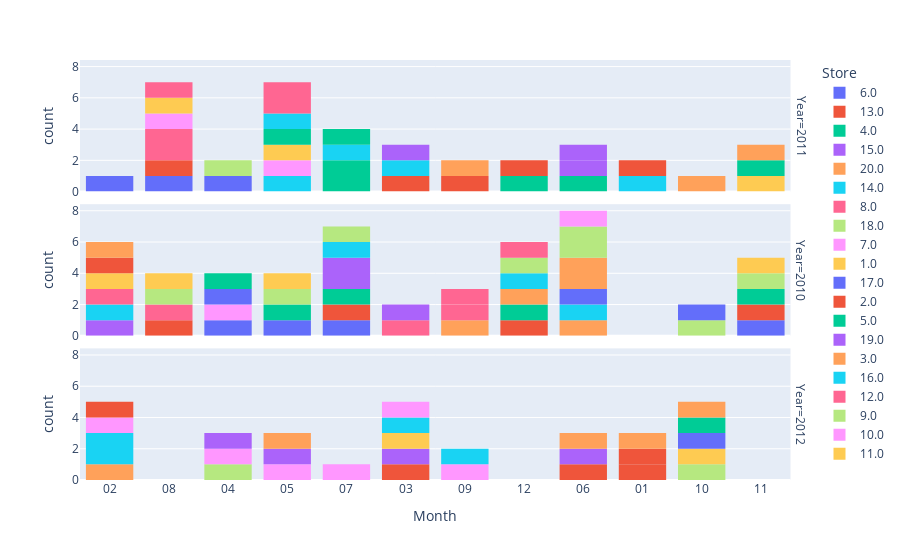

Source (notebook cell):
### Code cell
px.histogram(
    df.loc[df["Year"].isna() == False, :],
    x="Month",
    color = "Store",
    nbins= 12,
    facet_row="Year"
)

### Figure 1 — Plotly figure (JSON) as saved in the notebook; plotly's stock layout.template omitted (floating-point values rounded to 4 significant figures)
{"data": [{"alignmentgroup": "True", "bingroup": "x", "hovertemplate": "Store=6.0<br>Year=2011<br>Month=%{x}<br>count=%{y}<extra></extra>", "legendgroup": "6.0", "marker": {"color": "#636efa", "pattern": {"shape": ""}}, "name": "6.0", "nbinsx": 12, "offsetgroup": "6.0", "orientation": "v", "showlegend": true, "type": "histogram", "x": ["02", "08", "04"], "xaxis": "x3", "yaxis": "y3"}, {"alignmentgroup": "True", "bingroup": "x", "hovertemplate": "Store=6.0<br>Year=2010<br>Month=%{x}<br>count=%{y}<extra></extra>", "legendgroup": "6.0", "marker": {"color": "#636efa", "pattern": {"shape": ""}}, "name": "6.0", "nbinsx": 12, "offsetgroup": "6.0", "orientation": "v", "showlegend": false, "type": "histogram", "x": ["05", "04", "07"], "xaxis": "x2", "yaxis": "y2"}, {"alignmentgroup": "True", "bingroup": "x", "hovertemplate": "Store=13.0<br>Year=2011<br>Month=%{x}<br>count=%{y}<extra></extra>", "legendgroup": "13.0", "marker": {"color": "#EF553B", "pattern": {"shape": ""}}, "name": "13.0", "nbinsx": 12, "offsetgroup": "13.0", "orientation": "v", "showlegend": true, "type": "histogram", "x": ["03", "09", "08"], "xaxis": "x3", "yaxis": "y3"}, {"alignmentgroup": "True", "bingroup": "x", "hovertemplate": "Store=13.0<br>Year=2010<br>Month=%{x}<br>count=%{y}<extra></extra>", "legendgroup": "13.0", "marker": {"color": "#EF553B", "pattern": {"shape": ""}}, "name": "13.0", "nbinsx": 12, "offsetgroup": "13.0", "orientation": "v", "showlegend": false, "type": "histogram", "x": ["08", "12", "07"], "xaxis": "x2", "yaxis": "y2"}, {"alignmentgroup": "True", "bingroup": "x", "hovertemplate": "Store=13.0<br>Year=2012<br>Month=%{x}<br>count=%{y}<extra></extra>", "legendgroup": "13.0", "marker": {"color": "#EF553B", "pattern": {"shape": ""}}, "name": "13.0", "nbinsx": 12, "offsetgroup": "13.0", "orientation": "v", "showlegend": false, "type": "histogram", "x": ["06", "01", "03"], "xaxis": "x", "yaxis": "y"}, {"alignmentgroup": "True", "bingroup": "x", "hovertemplate": "Store=4.0<br>Year=2011<br>Month=%{x}<br>count=%{y}<extra></extra>", "legendgroup": "4.0", "marker": {"color": "#00cc96", "pattern": {"shape": ""}}, "name": "4.0", "nbinsx": 12, "offsetgroup": "4.0", "orientation": "v", "showlegend": true, "type": "histogram", "x": ["06", "12", "07", "07"], "xaxis": "x3", "yaxis": "y3"}, {"alignmentgroup": "True", "bingroup": "x", "hovertemplate": "Store=4.0<br>Year=2010<br>Month=%{x}<br>count=%{y}<extra></extra>", "legendgroup": "4.0", "marker": {"color": "#00cc96", "pattern": {"shape": ""}}, "name": "4.0", "nbinsx": 12, "offsetgroup": "4.0", "orientation": "v", "showlegend": false, "type": "histogram", "x": ["05", "12"], "xaxis": "x2", "yaxis": "y2"}, {"alignmentgroup": "True", "bingroup": "x", "hovertemplate": "Store=15.0<br>Year=2011<br>Month=%{x}<br>count=%{y}<extra></extra>", "legendgroup": "15.0", "marker": {"color": "#ab63fa", "pattern": {"shape": ""}}, "name": "15.0", "nbinsx": 12, "offsetgroup": "15.0", "orientation": "v", "showlegend": true, "type": "histogram", "x": ["06"], "xaxis": "x3", "yaxis": "y3"}, {"alignmentgroup": "True", "bingroup": "x", "hovertemplate": "Store=15.0<br>Year=2010<br>Month=%{x}<br>count=%{y}<extra></extra>", "legendgroup": "15.0", "marker": {"color": "#ab63fa", "pattern": {"shape": ""}}, "name": "15.0", "nbinsx": 12, "offsetgroup": "15.0", "orientation": "v", "showlegend": false, "type": "histogram", "x": ["02"], "xaxis": "x2", "yaxis": "y2"}, {"alignmentgroup": "True", "bingroup": "x", "hovertemplate": "Store=15.0<br>Year=2012<br>Month=%{x}<br>count=%{y}<extra></extra>", "legendgroup": "15.0", "marker": {"color": "#ab63fa", "pattern": {"shape": ""}}, "name": "15.0", "nbinsx": 12, "offsetgroup": "15.0", "orientation": "v", "showlegend": false, "type": "histogram", "x": ["03"], "xaxis": "x", "yaxis": "y"}, {"alignmentgroup": "True", "bingroup": "x", "hovertemplate": "Store=20.0<br>Year=2010<br>Month=%{x}<br>count=%{y}<extra></extra>", "legendgroup": "20.0", "marker": {"color": "#FFA15A", "pattern": {"shape": ""}}, "name": "20.0", "nbinsx": 12, "offsetgroup": "20.0", "orientation": "v", "showlegend": true, "type": "histogram", "x": ["06", "09", "12"], "xaxis": "x2", "yaxis": "y2"}, {"alignmentgroup": "True", "bingroup": "x", "hovertemplate": "Store=20.0<br>Year=2012<br>Month=%{x}<br>count=%{y}<extra></extra>", "legendgroup": "20.0", "marker": {"color": "#FFA15A", "pattern": {"shape": ""}}, "name": "20.0", "nbinsx": 12, "offsetgroup": "20.0", "orientation": "v", "showlegend": false, "type": "histogram", "x": ["02"], "xaxis": "x", "yaxis": "y"}, {"alignmentgroup": "True", "bingroup": "x", "hovertemplate": "Store=14.0<br>Year=2011<br>Month=%{x}<br>count=%{y}<extra></extra>", "legendgroup": "14.0", "marker": {"color": "#19d3f3", "pattern": {"shape": ""}}, "name": "14.0", "nbinsx": 12, "offsetgroup": "14.0", "orientation": "v", "showlegend": true, "type": "histogram", "x": ["03", "05", "07", "01"], "xaxis": "x3", "yaxis": "y3"}, {"alignmentgroup": "True", "bingroup": "x", "hovertemplate": "Store=14.0<br>Year=2010<br>Month=%{x}<br>count=%{y}<extra></extra>", "legendgroup": "14.0", "marker": {"color": "#19d3f3", "pattern": {"shape": ""}}, "name": "14.0", "nbinsx": 12, "offsetgroup": "14.0", "orientation": "v", "showlegend": false, "type": "histogram", "x": ["12", "02", "06"], "xaxis": "x2", "yaxis": "y2"}, {"alignmentgroup": "True", "bingroup": "x", "hovertemplate": "Store=14.0<br>Year=2012<br>Month=%{x}<br>count=%{y}<extra></extra>", "legendgroup": "14.0", "marker": {"color": "#19d3f3", "pattern": {"shape": ""}}, "name": "14.0", "nbinsx": 12, "offsetgroup": "14.0", "orientation": "v", "showlegend": false, "type": "histogram", "x": ["02", "02"], "xaxis": "x", "yaxis": "y"}, {"alignmentgroup": "True", "bingroup": "x", "hovertemplate": "Store=8.0<br>Year=2011<br>Month=%{x}<br>count=%{y}<extra></extra>", "legendgroup": "8.0", "marker": {"color": "#FF6692", "pattern": {"shape": ""}}, "name": "8.0", "nbinsx": 12, "offsetgroup": "8.0", "orientation": "v", "showlegend": true, "type": "histogram", "x": ["08", "08"], "xaxis": "x3", "yaxis": "y3"}, {"alignmentgroup": "True", "bingroup": "x", "hovertemplate": "Store=8.0<br>Year=2010<br>Month=%{x}<br>count=%{y}<extra></extra>", "legendgroup": "8.0", "marker": {"color": "#FF6692", "pattern": {"shape": ""}}, "name": "8.0", "nbinsx": 12, "offsetgroup": "8.0", "orientation": "v", "showlegend": false, "type": "histogram", "x": ["08", "03", "02", "09"], "xaxis": "x2", "yaxis": "y2"}, {"alignmentgroup": "True", "bingroup": "x", "hovertemplate": "Store=18.0<br>Year=2011<br>Month=%{x}<br>count=%{y}<extra></extra>", "legendgroup": "18.0", "marker": {"color": "#B6E880", "pattern": {"shape": ""}}, "name": "18.0", "nbinsx": 12, "offsetgroup": "18.0", "orientation": "v", "showlegend": true, "type": "histogram", "x": ["04"], "xaxis": "x3", "yaxis": "y3"}, {"alignmentgroup": "True", "bingroup": "x", "hovertemplate": "Store=18.0<br>Year=2010<br>Month=%{x}<br>count=%{y}<extra></extra>", "legendgroup": "18.0", "marker": {"color": "#B6E880", "pattern": {"shape": ""}}, "name": "18.0", "nbinsx": 12, "offsetgroup": "18.0", "orientation": "v", "showlegend": false, "type": "histogram", "x": ["10", "08", "12", "05"], "xaxis": "x2", "yaxis": "y2"}, {"alignmentgroup": "True", "bingroup": "x", "hovertemplate": "Store=18.0<br>Year=2012<br>Month=%{x}<br>count=%{y}<extra></extra>", "legendgroup": "18.0", "marker": {"color": "#B6E880", "pattern": {"shape": ""}}, "name": "18.0", "nbinsx": 12, "offsetgroup": "18.0", "orientation": "v", "showlegend": false, "type": "histogram", "x": ["10", "04"], "xaxis": "x", "yaxis": "y"}, {"alignmentgroup": "True", "bingroup": "x", "hovertemplate": "Store=7.0<br>Year=2011<br>Month=%{x}<br>count=%{y}<extra></extra>", "legendgroup": "7.0", "marker": {"color": "#FF97FF", "pattern": {"shape": ""}}, "name": "7.0", "nbinsx": 12, "offsetgroup": "7.0", "orientation": "v", "showlegend": true, "type": "histogram", "x": ["05", "08"], "xaxis": "x3", "yaxis": "y3"}, {"alignmentgroup": "True", "bingroup": "x", "hovertemplate": "Store=7.0<br>Year=2010<br>Month=%{x}<br>count=%{y}<extra></extra>", "legendgroup": "7.0", "marker": {"color": "#FF97FF", "pattern": {"shape": ""}}, "name": "7.0", "nbinsx": 12, "offsetgroup": "7.0", "orientation": "v", "showlegend": false, "type": "histogram", "x": ["04"], "xaxis": "x2", "yaxis": "y2"}, {"alignmentgroup": "True", "bingroup": "x", "hovertemplate": "Store=7.0<br>Year=2012<br>Month=%{x}<br>count=%{y}<extra></extra>", "legendgroup": "7.0", "marker": {"color": "#FF97FF", "pattern": {"shape": ""}}, "name": "7.0", "nbinsx": 12, "offsetgroup": "7.0", "orientation": "v", "showlegend": false, "type": "histogram", "x": ["02", "04", "09", "05"], "xaxis": "x", "yaxis": "y"}, {"alignmentgroup": "True", "bingroup": "x", "hovertemplate": "Store=1.0<br>Year=2011<br>Month=%{x}<br>count=%{y}<extra></extra>", "legendgroup": "1.0", "marker": {"color": "#FECB52", "pattern": {"shape": ""}}, "name": "1.0", "nbinsx": 12, "offsetgroup": "1.0", "orientation": "v", "showlegend": true, "type": "histogram", "x": ["08", "11", "05"], "xaxis": "x3", "yaxis": "y3"}, {"alignmentgroup": "True", "bingroup": "x", "hovertemplate": "Store=1.0<br>Year=2010<br>Month=%{x}<br>count=%{y}<extra></extra>", "legendgroup": "1.0", "marker": {"color": "#FECB52", "pattern": {"shape": ""}}, "name": "1.0", "nbinsx": 12, "offsetgroup": "1.0", "orientation": "v", "showlegend": false, "type": "histogram", "x": ["02", "08", "05"], "xaxis": "x2", "yaxis": "y2"}, {"alignmentgroup": "True", "bingroup": "x", "hovertemplate": "Store=1.0<br>Year=2012<br>Month=%{x}<br>count=%{y}<extra></extra>", "legendgroup": "1.0", "marker": {"color": "#FECB52", "pattern": {"shape": ""}}, "name": "1.0", "nbinsx": 12, "offsetgroup": "1.0", "orientation": "v", "showlegend": false, "type": "histogram", "x": ["03", "10"], "xaxis": "x", "yaxis": "y"}, {"alignmentgroup": "True", "bingroup": "x", "hovertemplate": "Store=17.0<br>Year=2010<br>Month=%{x}<br>count=%{y}<extra></extra>", "legendgroup": "17.0", "marker": {"color": "#636efa", "pattern": {"shape": ""}}, "name": "17.0", "nbinsx": 12, "offsetgroup": "17.0", "orientation": "v", "showlegend": true, "type": "histogram", "x": ["10", "04", "11", "06"], "xaxis": "x2", "yaxis": "y2"}, {"alignmentgroup": "True", "bingroup": "x", "hovertemplate": "Store=17.0<br>Year=2012<br>Month=%{x}<br>count=%{y}<extra></extra>", "legendgroup": "17.0", "marker": {"color": "#636efa", "pattern": {"shape": ""}}, "name": "17.0", "nbinsx": 12, "offsetgroup": "17.0", "orientation": "v", "showlegend": false, "type": "histogram", "x": ["10"], "xaxis": "x", "yaxis": "y"}, {"alignmentgroup": "True", "bingroup": "x", "hovertemplate": "Store=2.0<br>Year=2011<br>Month=%{x}<br>count=%{y}<extra></extra>", "legendgroup": "2.0", "marker": {"color": "#EF553B", "pattern": {"shape": ""}}, "name": "2.0", "nbinsx": 12, "offsetgroup": "2.0", "orientation": "v", "showlegend": true, "type": "histogram", "x": ["12", "01"], "xaxis": "x3", "yaxis": "y3"}, {"alignmentgroup": "True", "bingroup": "x", "hovertemplate": "Store=2.0<br>Year=2010<br>Month=%{x}<br>count=%{y}<extra></extra>", "legendgroup": "2.0", "marker": {"color": "#EF553B", "pattern": {"shape": ""}}, "name": "2.0", "nbinsx": 12, "offsetgroup": "2.0", "orientation": "v", "showlegend": false, "type": "histogram", "x": ["11", "02"], "xaxis": "x2", "yaxis": "y2"}, {"alignmentgroup": "True", "bingroup": "x", "hovertemplate": "Store=2.0<br>Year=2012<br>Month=%{x}<br>count=%{y}<extra></extra>", "legendgroup": "2.0", "marker": {"color": "#EF553B", "pattern": {"shape": ""}}, "name": "2.0", "nbinsx": 12, "offsetgroup": "2.0", "orientation": "v", "showlegend": false, "type": "histogram", "x": ["02", "01"], "xaxis": "x", "yaxis": "y"}, {"alignmentgroup": "True", "bingroup": "x", "hovertemplate": "Store=5.0<br>Year=2011<br>Month=%{x}<br>count=%{y}<extra></extra>", "legendgroup": "5.0", "marker": {"color": "#00cc96", "pattern": {"shape": ""}}, "name": "5.0", "nbinsx": 12, "offsetgroup": "5.0", "orientation": "v", "showlegend": true, "type": "histogram", "x": ["05", "11", "07"], "xaxis": "x3", "yaxis": "y3"}, {"alignmentgroup": "True", "bingroup": "x", "hovertemplate": "Store=5.0<br>Year=2010<br>Month=%{x}<br>count=%{y}<extra></extra>", "legendgroup": "5.0", "marker": {"color": "#00cc96", "pattern": {"shape": ""}}, "name": "5.0", "nbinsx": 12, "offsetgroup": "5.0", "orientation": "v", "showlegend": false, "type": "histogram", "x": ["07", "04", "11"], "xaxis": "x2", "yaxis": "y2"}, {"alignmentgroup": "True", "bingroup": "x", "hovertemplate": "Store=5.0<br>Year=2012<br>Month=%{x}<br>count=%{y}<extra></extra>", "legendgroup": "5.0", "marker": {"color": "#00cc96", "pattern": {"shape": ""}}, "name": "5.0", "nbinsx": 12, "offsetgroup": "5.0", "orientation": "v", "showlegend": false, "type": "histogram", "x": ["10"], "xaxis": "x", "yaxis": "y"}, {"alignmentgroup": "True", "bingroup": "x", "hovertemplate": "Store=19.0<br>Year=2011<br>Month=%{x}<br>count=%{y}<extra></extra>", "legendgroup": "19.0", "marker": {"color": "#ab63fa", "pattern": {"shape": ""}}, "name": "19.0", "nbinsx": 12, "offsetgroup": "19.0", "orientation": "v", "showlegend": true, "type": "histogram", "x": ["03", "06"], "xaxis": "x3", "yaxis": "y3"}, {"alignmentgroup": "True", "bingroup": "x", "hovertemplate": "Store=19.0<br>Year=2010<br>Month=%{x}<br>count=%{y}<extra></extra>", "legendgroup": "19.0", "marker": {"color": "#ab63fa", "pattern": {"shape": ""}}, "name": "19.0", "nbinsx": 12, "offsetgroup": "19.0", "orientation": "v", "showlegend": false, "type": "histogram", "x": ["03", "07", "07"], "xaxis": "x2", "yaxis": "y2"}, {"alignmentgroup": "True", "bingroup": "x", "hovertemplate": "Store=19.0<br>Year=2012<br>Month=%{x}<br>count=%{y}<extra></extra>", "legendgroup": "19.0", "marker": {"color": "#ab63fa", "pattern": {"shape": ""}}, "name": "19.0", "nbinsx": 12, "offsetgroup": "19.0", "orientation": "v", "showlegend": false, "type": "histogram", "x": ["05", "06", "04"], "xaxis": "x", "yaxis": "y"}, {"alignmentgroup": "True", "bingroup": "x", "hovertemplate": "Store=3.0<br>Year=2011<br>Month=%{x}<br>count=%{y}<extra></extra>", "legendgroup": "3.0", "marker": {"color": "#FFA15A", "pattern": {"shape": ""}}, "name": "3.0", "nbinsx": 12, "offsetgroup": "3.0", "orientation": "v", "showlegend": true, "type": "histogram", "x": ["09", "11", "10"], "xaxis": "x3", "yaxis": "y3"}, {"alignmentgroup": "True", "bingroup": "x", "hovertemplate": "Store=3.0<br>Year=2010<br>Month=%{x}<br>count=%{y}<extra></extra>", "legendgroup": "3.0", "marker": {"color": "#FFA15A", "pattern": {"shape": ""}}, "name": "3.0", "nbinsx": 12, "offsetgroup": "3.0", "orientation": "v", "showlegend": false, "type": "histogram", "x": ["02", "06", "06"], "xaxis": "x2", "yaxis": "y2"}, {"alignmentgroup": "True", "bingroup": "x", "hovertemplate": "Store=3.0<br>Year=2012<br>Month=%{x}<br>count=%{y}<extra></extra>", "legendgroup": "3.0", "marker": {"color": "#FFA15A", "pattern": {"shape": ""}}, "name": "3.0", "nbinsx": 12, "offsetgroup": "3.0", "orientation": "v", "showlegend": false, "type": "histogram", "x": ["01", "05", "06", "10"], "xaxis": "x", "yaxis": "y"}, {"alignmentgroup": "True", "bingroup": "x", "hovertemplate": "Store=16.0<br>Year=2011<br>Month=%{x}<br>count=%{y}<extra></extra>", "legendgroup": "16.0", "marker": {"color": "#19d3f3", "pattern": {"shape": ""}}, "name": "16.0", "nbinsx": 12, "offsetgroup": "16.0", "orientation": "v", "showlegend": true, "type": "histogram", "x": ["05"], "xaxis": "x3", "yaxis": "y3"}, {"alignmentgroup": "True", "bingroup": "x", "hovertemplate": "Store=16.0<br>Year=2010<br>Month=%{x}<br>count=%{y}<extra></extra>", "legendgroup": "16.0", "marker": {"color": "#19d3f3", "pattern": {"shape": ""}}, "name": "16.0", "nbinsx": 12, "offsetgroup": "16.0", "orientation": "v", "showlegend": false, "type": "histogram", "x": ["07"], "xaxis": "x2", "yaxis": "y2"}, {"alignmentgroup": "True", "bingroup": "x", "hovertemplate": "Store=16.0<br>Year=2012<br>Month=%{x}<br>count=%{y}<extra></extra>", "legendgroup": "16.0", "marker": {"color": "#19d3f3", "pattern": {"shape": ""}}, "name": "16.0", "nbinsx": 12, "offsetgroup": "16.0", "orientation": "v", "showlegend": false, "type": "histogram", "x": ["09", "03"], "xaxis": "x", "yaxis": "y"}, {"alignmentgroup": "True", "bingroup": "x", "hovertemplate": "Store=12.0<br>Year=2011<br>Month=%{x}<br>count=%{y}<extra></extra>", "legendgroup": "12.0", "marker": {"color": "#FF6692", "pattern": {"shape": ""}}, "name": "12.0", "nbinsx": 12, "offsetgroup": "12.0", "orientation": "v", "showlegend": true, "type": "histogram", "x": ["05", "08", "05"], "xaxis": "x3", "yaxis": "y3"}, {"alignmentgroup": "True", "bingroup": "x", "hovertemplate": "Store=12.0<br>Year=2010<br>Month=%{x}<br>count=%{y}<extra></extra>", "legendgroup": "12.0", "marker": {"color": "#FF6692", "pattern": {"shape": ""}}, "name": "12.0", "nbinsx": 12, "offsetgroup": "12.0", "orientation": "v", "showlegend": false, "type": "histogram", "x": ["12", "09"], "xaxis": "x2", "yaxis": "y2"}, {"alignmentgroup": "True", "bingroup": "x", "hovertemplate": "Store=9.0<br>Year=2010<br>Month=%{x}<br>count=%{y}<extra></extra>", "legendgroup": "9.0", "marker": {"color": "#B6E880", "pattern": {"shape": ""}}, "name": "9.0", "nbinsx": 12, "offsetgroup": "9.0", "orientation": "v", "showlegend": true, "type": "histogram", "x": ["06", "11", "07", "06"], "xaxis": "x2", "yaxis": "y2"}, {"alignmentgroup": "True", "bingroup": "x", "hovertemplate": "Store=10.0<br>Year=2010<br>Month=%{x}<br>count=%{y}<extra></extra>", "legendgroup": "10.0", "marker": {"color": "#FF97FF", "pattern": {"shape": ""}}, "name": "10.0", "nbinsx": 12, "offsetgroup": "10.0", "orientation": "v", "showlegend": true, "type": "histogram", "x": ["06"], "xaxis": "x2", "yaxis": "y2"}, {"alignmentgroup": "True", "bingroup": "x", "hovertemplate": "Store=10.0<br>Year=2012<br>Month=%{x}<br>count=%{y}<extra></extra>", "legendgroup": "10.0", "marker": {"color": "#FF97FF", "pattern": {"shape": ""}}, "name": "10.0", "nbinsx": 12, "offsetgroup": "10.0", "orientation": "v", "showlegend": false, "type": "histogram", "x": ["07", "03"], "xaxis": "x", "yaxis": "y"}, {"alignmentgroup": "True", "bingroup": "x", "hovertemplate": "Store=11.0<br>Year=2010<br>Month=%{x}<br>count=%{y}<extra></extra>", "legendgroup": "11.0", "marker": {"color": "#FECB52", "pattern": {"shape": ""}}, "name": "11.0", "nbinsx": 12, "offsetgroup": "11.0", "orientation": "v", "showlegend": true, "type": "histogram", "x": ["11"], "xaxis": "x2", "yaxis": "y2"}], "layout": {"annotations": [{"font": {}, "showarrow": false, "text": "Year=2012", "textangle": 90, "x": 0.98, "xanchor": "left", "xref": "paper", "y": 0.1567, "yanchor": "middle", "yref": "paper"}, {"font": {}, "showarrow": false, "text": "Year=2010", "textangle": 90, "x": 0.98, "xanchor": "left", "xref": "paper", "y": 0.5, "yanchor": "middle", "yref": "paper"}, {"font": {}, "showarrow": false, "text": "Year=2011", "textangle": 90, "x": 0.98, "xanchor": "left", "xref": "paper", "y": 0.8433, "yanchor": "middle", "yref": "paper"}], "barmode": "relative", "legend": {"title": {"text": "Store"}, "tracegroupgap": 0}, "margin": {"t": 60}, "xaxis": {"anchor": "y", "domain": [0, 0.98], "title": {"text": "Month"}}, "xaxis2": {"anchor": "y2", "domain": [0, 0.98], "matches": "x", "showticklabels": false}, "xaxis3": {"anchor": "y3", "domain": [0, 0.98], "matches": "x", "showticklabels": false}, "yaxis": {"anchor": "x", "domain": [0, 0.3133], "title": {"text": "count"}}, "yaxis2": {"anchor": "x2", "domain": [0.3433, 0.6567], "matches": "y", "title": {"text": "count"}}, "yaxis3": {"anchor": "x3", "domain": [0.6867, 1.0], "matches": "y", "title": {"text": "count"}}}}
